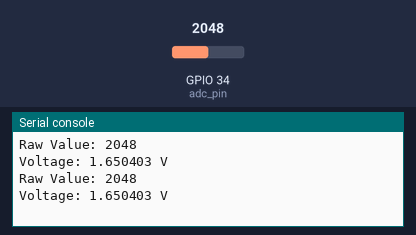
This program was run on a simulated ESP32 board running MicroPython. Shown: the last lines printed to the serial console. The test bench sets the inputs (shaded band); at power-on: GPIO 34 (adc_pin) = 2048 (analog values on the 0–4095 scale).

Above: at 1.2 s.
1.3 s: GPIO 34 (adc_pin) set to 2866
At 2.6 s:
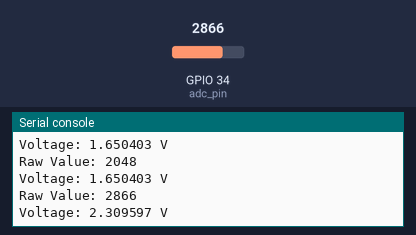
2.8 s: GPIO 34 (adc_pin) set to 3603
At 3.7 s:
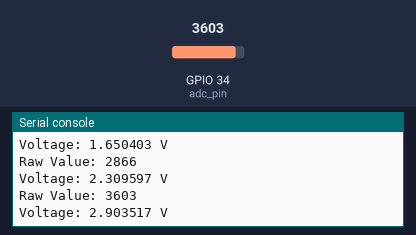
Timing chart, 0 to 5.8 s (numbered marks = the images above; inputs shaded):
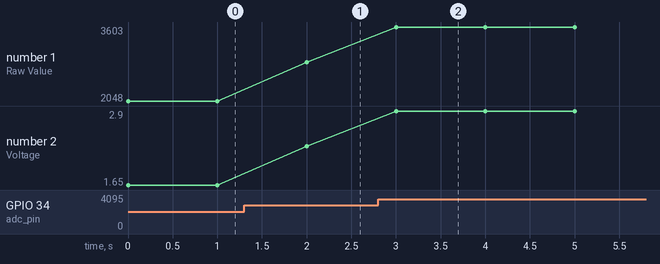

The program:

voltage.py
```python
from machine import ADC, Pin
import time

# Initialize ADC
adc_pin = 34  # Replace with your ADC pin number
adc = ADC(Pin(adc_pin))

# Configure ADC resolution
adc.width(ADC.WIDTH_12BIT)  # 12-bit resolution

# Function to read voltage
def read_voltage(adc, reference_voltage=3.3):
    value = adc.read()
    print ("Raw Value:", value)
    voltage = value / 4095 * reference_voltage
    return voltage

# Main loop
while True:
    voltage = read_voltage(adc)
    print("Voltage:", voltage, "V")

    # Delay for a second
    time.sleep(1)
```

Measured:
- after the input at 1.3 s, the serial console: prints a new line after 0.70 s (image 1)
- after the input at 2.8 s, the serial console: prints a new line after 0.20 s (image 2)
- plotted number 1: 2048 → 2866 after the input at 1.3 s, 2866 → 3603 after the input at 2.8 s
- plotted number 2: 1.65 → 2.31 after the input at 1.3 s, 2.31 → 2.9 after the input at 2.8 s
